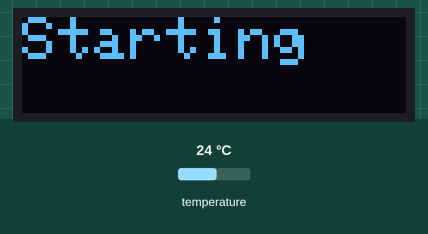
Simulated run of this sketch. Board: ESP8266 (NodeMCU). On the bench: 128×32 one-colour display. The test bench sets the inputs (shaded band); at power-on: temperature 24 °C. WiFi joins after 1.5 s; servers stay silent unless stated; what the sketch prints to the serial monitor is not drawn.

Above: at 1.6 s.
At 3.8 s:
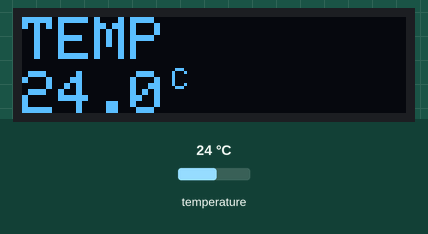
3.9 s: temperature set to 12 °C
At 5.0 s:
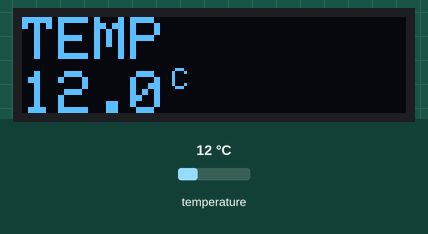
5.7 s: temperature set to 19 °C
At 7.5 s:
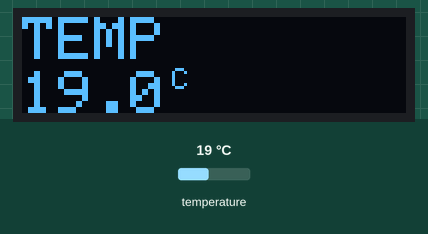
7.8 s: temperature set to 28 °C
At 8.9 s:
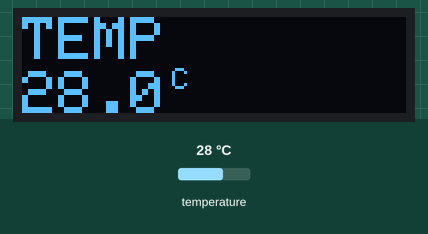
Timing chart, 0 to 10.8 s (numbered marks = the images above; inputs shaded):
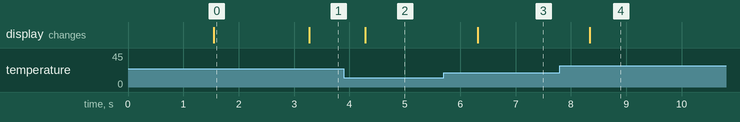

Measured:
- after the input at 3.9 s, the display: changes after 0.39 s (image 2)
- after the input at 5.7 s, the display: changes after 0.61 s (image 3)
- after the input at 7.8 s, the display: changes after 0.54 s (image 4)
- what the display in image 0 shows lasts 1.8 s, from 1.5 s to 3.3 s

The sketch:

BME280_OLED_Google_Docs.ino
```cpp
#include <ESP8266WiFi.h>
#include <WiFiClientSecure.h>

#include <Adafruit_GFX.h>
#include <Adafruit_SSD1306.h>
#include <Adafruit_BME280.h>

#define BMP_SCK  (13)
#define BMP_MISO (12)
#define BMP_MOSI (11)
#define BMP_CS   (10)

#define SCREEN_WIDTH 128 // OLED display width, in pixels
#define SCREEN_HEIGHT 32 // OLED display height, in pixels
#define OLED_RESET    -1 // Reset pin # (or -1 if sharing Arduino reset pin)

#define SEALEVELPRESSURE_HPA (1013.25)

Adafruit_BME280 bme; // I2C
Adafruit_SSD1306 display(SCREEN_WIDTH, SCREEN_HEIGHT, &Wire, OLED_RESET); //Declaring the display name (display)

/* WIFI SETTINGS */
const char *ssid     = "SSID";
const char *password = "PASSOWRD";
const char* host     = "script.google.com";
String url;

/* Allows the OLED to be updated faster than google */
int delay_counter = 60;

void setup()
{
  // Start serial communication for debugging purposes
  Serial.begin(9600);

  /* Setting up WIFI */
  Serial.println();
  Serial.println();
  Serial.print("Connecting to ");
  Serial.println(ssid);

  WiFi.begin(ssid, password);
  WiFi.mode(WIFI_STA);        //This line hides the viewing of ESP as wifi hotspot
  while (WiFi.status() != WL_CONNECTED)
  {
    delay(500);
    Serial.print(".");
  }
  Serial.println("");
  Serial.println("WiFi connected");
  Serial.println("IP address: ");
  // Serial.println(WiFi.localIP());

  /* START BME SENSOR */
  if (!bme.begin(0x76)) {
    Serial.println(F("Could not find a valid BME280 sensor, check wiring!"));
    while (1);
  }
  bme.setSampling(Adafruit_BME280::MODE_FORCED,
                    Adafruit_BME280::SAMPLING_X1, // temperature
                    Adafruit_BME280::SAMPLING_X1, // pressure
                    Adafruit_BME280::SAMPLING_X1, // humidity
                    Adafruit_BME280::FILTER_OFF   );

  /* OLED SETUP */
  display.begin(SSD1306_SWITCHCAPVCC, 0x3C); //Start the OLED display
  display.setRotation(2);
  display.clearDisplay();
  display.setTextColor(WHITE);
  display.setTextSize(2);
  display.print("Starting");
  display.display();
  delay(1000);
}

void loop()
{
  bme.takeForcedMeasurement(); // has no effect in normal mode
  display.clearDisplay();     // clear OLED screen

  float t = bme.readTemperature();

  /* Printing the current Temperature */
  display.setCursor(0,0);
  display.setTextSize(2);
  display.print("TEMP");

  display.setCursor(0,18);
  display.print(t,1);
  display.setCursor(50,17);
  display.setTextSize(1);
  display.print("C");

  /* SENDING DATA TO GOOGLE SCRIPT EVERY 60 SECONDS*/
  if (delay_counter == 60)
  {
    SendData();
  }

  /* UPDATE DISPLAY */
  delay_counter += 1;
  display.display();
  delay(1000);        // update OLED every 1 second
}

// Send data to a google script using a GET request
// which then updates a Google Sheet
void SendData()
{
  delay_counter = 0;

  Serial.print("connecting to: ");
  Serial.println(host);

  WiFiClientSecure client;
  client.setInsecure();

  const int httpsPort = 443;
  if (!client.connect(host, httpsPort))
  {
    Serial.println("Connection failed");
    return;
  }

  url = "/macros/s/--GOOGLE_SCRIPT_URL--/exec?";
  url += "ID=";
  url += String("BME280"); // Name of google "Sheet" for the data to be sent to, must match
  url += "&TMP=";
  url += String(bme.readTemperature());

  Serial.print("Requesting URL: ");
  Serial.println(url);

  client.print(String("GET ") + url + " HTTP/1.1\r\n" +
               "Host: " + host + "\r\n" +
               "Connection: close\r\n\r\n");
  delay(500);
}
```
